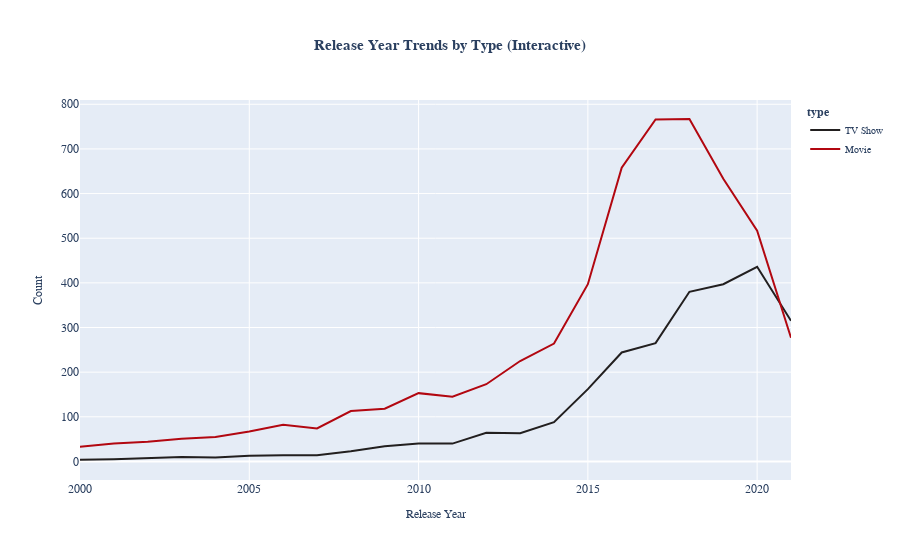

The cell this chart's notebook holds for it:
### Code cell
# Interactive Release Year Trends by Type
agg_df = df.groupby(['release_year', 'type']).size().reset_index(name='count')

fig = px.line(
    agg_df, 
    x='release_year', 
    y='count', 
    color='type', 
    title='Release Year Trends by Type (Interactive)',
    labels={'release_year': 'Release Year', 'count': 'Count'},
    color_discrete_map={'Movie': '#b20710', 'TV Show': '#221f1f'}  # Palette
)
fig.update_xaxes(range=[2000, 2021])
fig.update_layout(
    font_family='serif',
    title_font_size=15,
    title_font_weight='bold',
    title_x=0.5,
    legend_title_font_size=12,
    legend_title_font_weight='bold',
    xaxis_title_font_size=12,
    yaxis_title_font_size=12,
    legend_font_size=10
)
fig.write_image('figures/Release_Year_Trends_by_Type_Interactive.png', scale=2)
fig.show()

### Figure 1 — Plotly figure (JSON) as saved in the notebook; plotly's stock layout.template omitted (floating-point values rounded to 4 significant figures)
{"data": [{"hovertemplate": "type=TV Show<br>Release Year=%{x}<br>Count=%{y}<extra></extra>", "legendgroup": "TV Show", "line": {"color": "#221f1f", "dash": "solid"}, "marker": {"symbol": "circle"}, "mode": "lines", "name": "TV Show", "orientation": "v", "showlegend": true, "type": "scatter", "x": [1925, 1945, 1946, 1963, 1967, 1972, 1974, 1977, 1979, 1981, 1985, 1986, 1988, 1989, 1990, 1991, 1992, 1993, 1994, 1995, 1996, 1997, 1998, 1999, 2000, 2001, 2002, 2003, 2004, 2005, 2006, 2007, 2008, 2009, 2010, 2011, 2012, 2013, 2014, 2015, 2016, 2017, 2018, 2019, 2020, 2021], "xaxis": "x", "y": [1, 1, 1, 1, 1, 1, 1, 1, 1, 1, 1, 2, 2, 1, 3, 1, 3, 4, 2, 2, 3, 4, 4, 7, 4, 5, 7, 10, 9, 13, 14, 14, 23, 34, 40, 40, 64, 63, 88, 162, 244, 265, 380, 397, 436, 315], "yaxis": "y"}, {"hovertemplate": "type=Movie<br>Release Year=%{x}<br>Count=%{y}<extra></extra>", "legendgroup": "Movie", "line": {"color": "#b20710", "dash": "solid"}, "marker": {"symbol": "circle"}, "mode": "lines", "name": "Movie", "orientation": "v", "showlegend": true, "type": "scatter", "x": [1942, 1943, 1944, 1945, 1946, 1947, 1954, 1955, 1956, 1958, 1959, 1960, 1961, 1962, 1963, 1964, 1965, 1966, 1967, 1968, 1969, 1970, 1971, 1972, 1973, 1974, 1975, 1976, 1977, 1978, 1979, 1980, 1981, 1982, 1983, 1984, 1985, 1986, 1987, 1988, 1989, 1990, 1991, 1992, 1993, 1994, 1995, 1996, 1997, 1998, 1999, 2000, 2001, 2002, 2003, 2004, 2005, 2006, 2007, 2008, 2009, 2010, 2011, 2012, 2013, 2014, 2015, 2016, 2017, 2018, 2019, 2020, 2021], "xaxis": "x", "y": [2, 3, 3, 3, 1, 1, 2, 3, 2, 3, 1, 4, 1, 3, 1, 2, 2, 1, 4, 3, 2, 2, 5, 4, 10, 6, 7, 9, 6, 7, 10, 11, 12, 17, 11, 12, 9, 11, 8, 16, 15, 19, 16, 20, 24, 20, 23, 21, 34, 32, 32, 33, 40, 44, 51, 55, 67, 82, 74, 113, 118, 153, 145, 173, 225, 264, 397, 658, 766, 767, 633, 517, 277], "yaxis": "y"}], "layout": {"font": {"family": "serif"}, "legend": {"font": {"size": 10}, "title": {"font": {"size": 12, "weight": "bold"}, "text": "type"}, "tracegroupgap": 0}, "title": {"font": {"size": 15, "weight": "bold"}, "text": "Release Year Trends by Type (Interactive)", "x": 0.5}, "xaxis": {"anchor": "y", "domain": [0, 1], "range": [2000, 2021], "title": {"font": {"size": 12}, "text": "Release Year"}}, "yaxis": {"anchor": "x", "domain": [0, 1], "title": {"font": {"size": 12}, "text": "Count"}}}}
